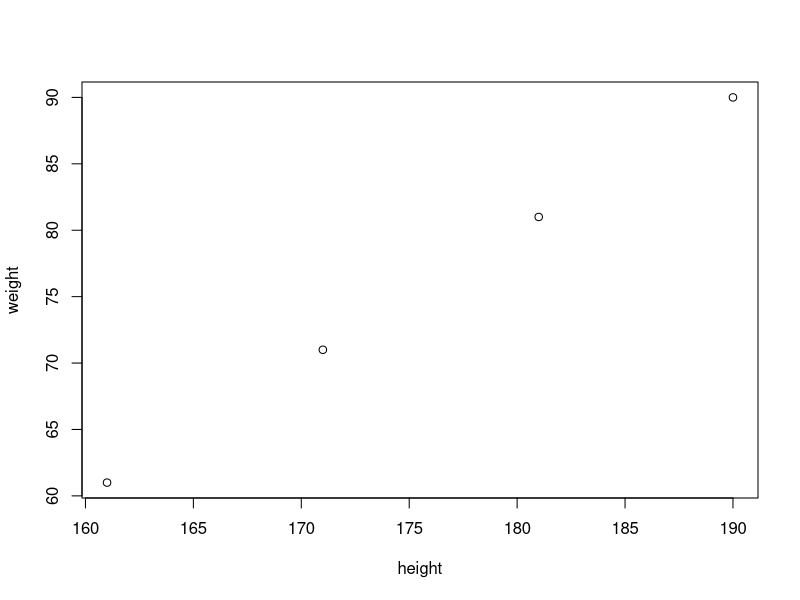
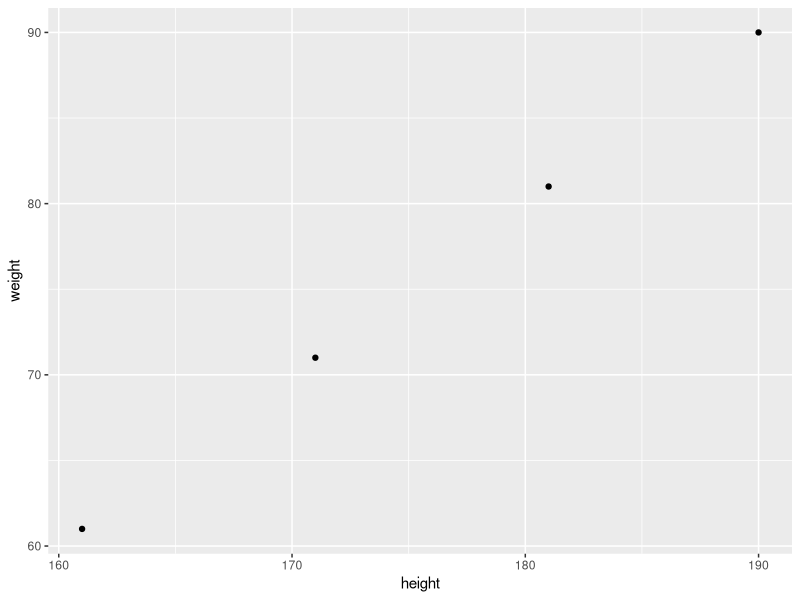
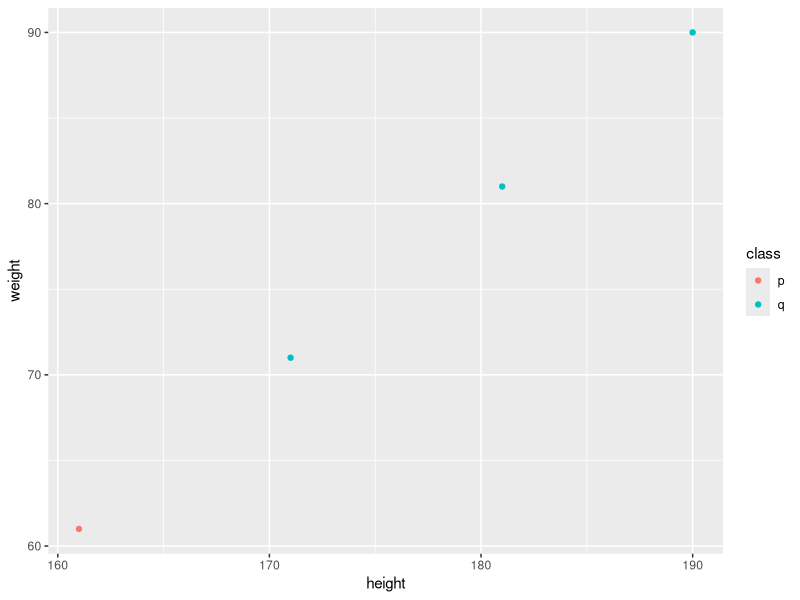
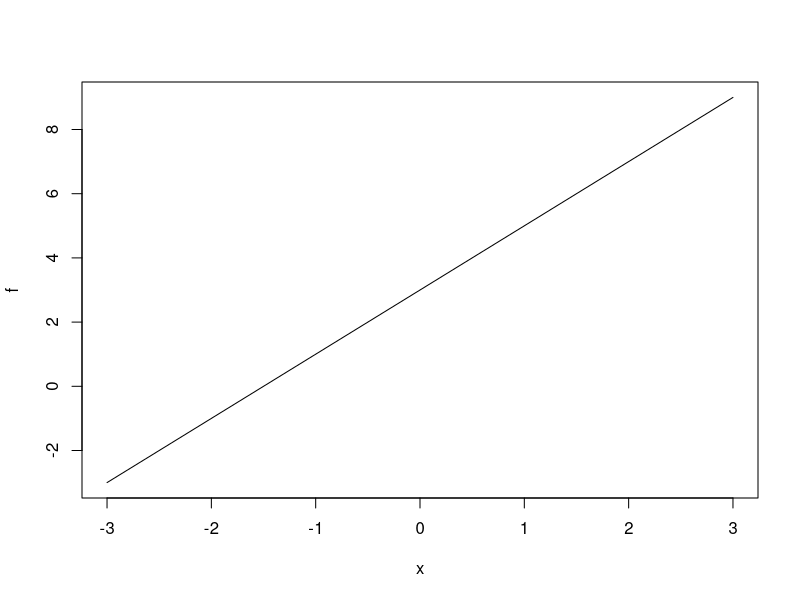
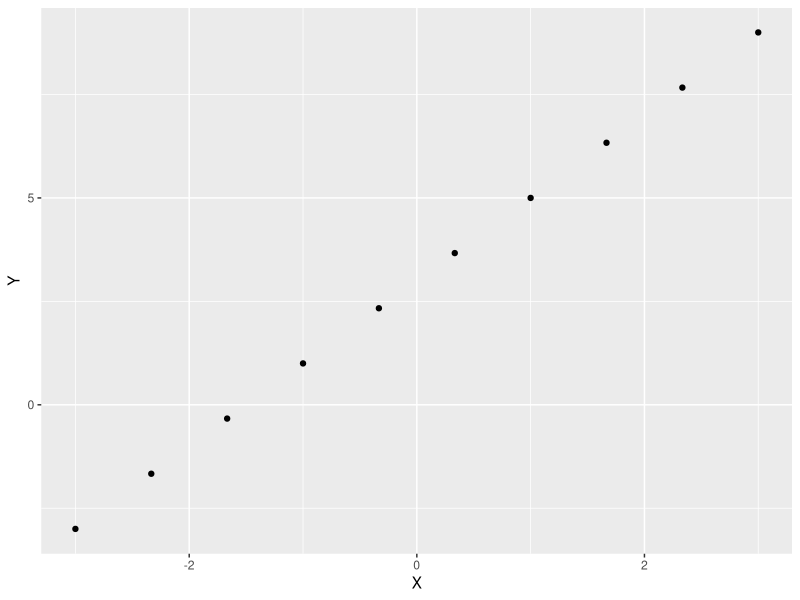
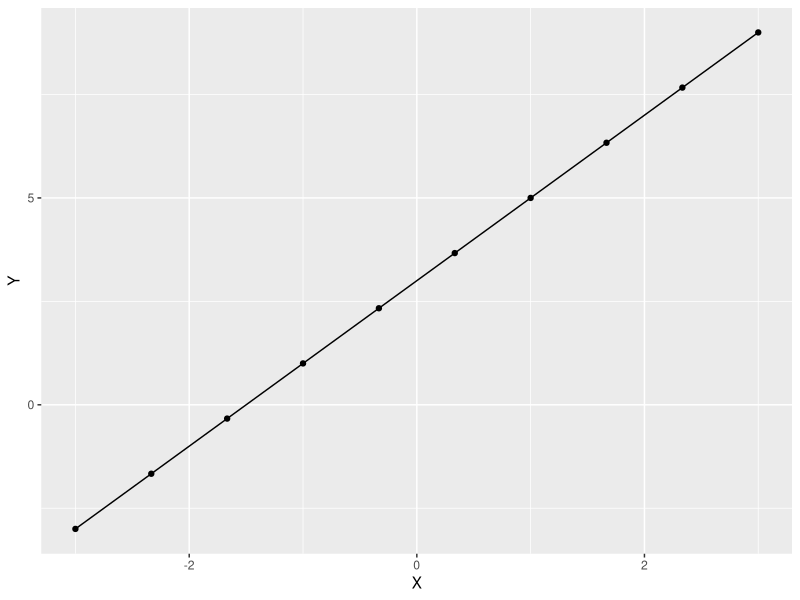

The R source for these figures, in order:
## ---- chunk 1
# 毎回実行する
library(tidyverse)
library(caret)
## ---- chunk 2
a <- 2
b <- 3
a + b # 計算
## ---- chunk 3
c <- a + b # 計算結果の割り当て
c          # 結果の表示
## ---- chunk 4
(c <- a + b)
## ---- chunk 5
s <- "abcde" # 'abc'でもよい。

substr(x = s, start = 2, stop = 3) # 部分文字列（その1）
substr(s, 2, 3)                    # 部分文字列（その2）
s %>% substr(start = 2, stop = 3)  # 部分文字列（その3）
## ---- chunk 6
t <- "fgh"
paste(s, t, sep = ':') # 文字列の連結
## ---- chunk 7
vec1 <- c(1, 1, 2, 3, 5)
## ---- chunk 8
length(vec1) # 要素数
## ---- chunk 9
vec1[3] # 特定の要素
## ---- chunk 10
vec1 + 10 # ベクトルに数を足す。
## ---- chunk 11
vec1 * 10 # ベクトルに数を掛ける。
## ---- chunk 12
vec2 <- c(1, 10, 100, 1000, 10000)
vec1 + vec2 # ベクトル同士の足し算。
## ---- chunk 13
vec1 * vec2 # ベクトル同士の掛け算。（内積ではない）
## ---- chunk 14
vec1 %*% vec2 # ベクトルの内積
## ---- chunk 15
1:10
## ---- chunk 16
seq(from = 0, to = 1, by = 0.1)
## ---- chunk 17
seq(from = 0, to = 1, length.out = 10)
## ---- chunk 18
mean(vec1)   # 平均
var(vec1)    # （不偏）分散
sd(vec1)     # 標準偏差
median(vec1) # 中央値
## ---- chunk 19
psych::describe(vec1) # まとめて計算する。
## ---- chunk 20
scores <- c('A', 'B', 'C', 'A', 'B')
scores
## ---- chunk 21
scores <- factor(c('A', 'B', 'C', 'A', 'B'))
scores
## ---- chunk 22
# 方法1
people <- tribble(
  ~name, ~height, ~weight,
  "A",   180,     60,
  "B",   160,     70,
  "C",   170,     80
)
people
## ---- chunk 23
# 方法2
people <- data.frame(
  name = c("A", "B", "C"),
  height = c(180, 160, 170),
  weight = c(60, 70, 80))
people
## ---- chunk 24
people[2,]       # 1行（結果はデータフレーム）

people[c(2, 3),] # 複数行（結果はデータフレーム）

people$name               # 1列（結果はベクトル！）

people %>% select("name") # 1列（結果はデータフレーム） 

people[, c(1, 2)]                     # 複数列（その1）

people %>% select("height", "weight") # 複数列（その2）
## ---- chunk 25
people %>% filter(name == "A")

people %>% filter(height > 160 & weight > 70)   # 論理積（「かつ」）

people %>% filter(height > 160 | weight > 70)   # 論理和（「または」）

people %>% filter(height == max(people$height)) # 最大値
## ---- chunk 26
people %>% arrange(height)

people %>% arrange(-height)
## ---- chunk 27
people$height = c(161, 171, 181)  # 列の更新（その1）
people$weight = people$weight + 1 # 列の更新（その2）
people

people$score = c(70, 80, 90)   # 列の追加
people
## ---- chunk 28
new_row <- data.frame(name = "D", height = 190, weight = 90, score = 100) # 新しい行

people %>% rbind(new_row)           # 行の追加（新しいデータフレームができる）
people

people <- people %>% rbind(new_row) # 行の追加（既存のデータフレームの更新）
people
## ---- chunk 29
people[-2,]       # 1行削除

people[-c(2, 3),] # 複数行削除

people[-(people$name == "B"), ] # 条件を満たす行の削除

people[, -1] # 1列削除

people[, -c(1, 2)]    # 複数列削除（1列しか残らない場合，結果はデータフレーム）

people[, -c(1, 2, 3)] # 複数列削除（1列しか残らない場合，結果はベクトル！）

people[, colnames(people) != "height"]                   # 列名を指定して1列削除

people[, !(colnames(people) %in% c("height", "weight"))] # 列名を指定して複数列削除
## ---- chunk 30
mean(people$height)     # 列ごとに計算

psych::describe(people) # まとめて計算
## ---- chunk 31
people <- tribble(
  ~name, ~height, ~weight, ~score, ~class,
  "A",   161,      61,      70,     "p",
  "B",   171,      71,      80,     "q",
  "C",   181,      81,      90,     "q",
  "D",   190,      90,      100,    "q"
)

people %>% group_by(class) %>% summarize(avg_height = mean(height)) # グループごとの平均

people %>% group_by(class) %>% filter(n() > 2) # 2件以上あるグループ
## ---- chunk 32
psych::describe(iris)
## ---- chunk 33
people <- tribble(
  ~name, ~height, ~weight, ~score, ~class,
  "A",   161,      61,      70,     "p",
  "B",   171,      71,      80,     "q",
  "C",   181,      81,      90,     "q",
  "D",   190,      90,      100,    "q"
)
## ---- chunk 34
plot(people[, c(2, 3)])
## ---- chunk 35
ggplot(data = people,                           # 対象データ 
       mapping = aes(x = height, y = weight)) + # x座標とy座標の指定
  geom_point()                                  # 散布図
## ---- chunk 36
ggplot(data = people,                                          # 対象データ 
       mapping = aes(x = height, y = weight, color = class)) + # classで色分け
  geom_point()                                                 # 散布図
## ---- chunk 37
f <- function(x) { 2 * x + 3 }
## ---- chunk 38
plot(f, from = -3, to = 3)
## ---- chunk 39
my_data <- data.frame(X = seq(from = -3, to = 3, length.out = 10))
my_data$Y <- f(my_data$X)
head(my_data)
## ---- chunk 40
ggplot(data = my_data,                # 対象データ 
       mapping = aes(x = X, y = Y)) + # x座標とy座標の指定
  geom_point()                        # 散布図
## ---- chunk 41
ggplot(data = my_data,                # 対象データ 
       mapping = aes(x = X, y = Y)) + # x座標とy座標の指定
  geom_point() +                      # 散布図
  geom_line()                         # 折れ線グラフ
